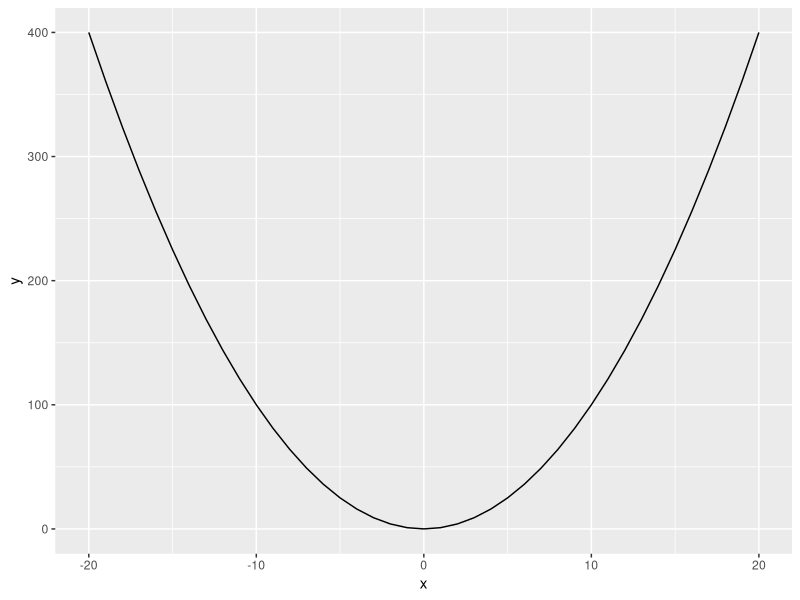
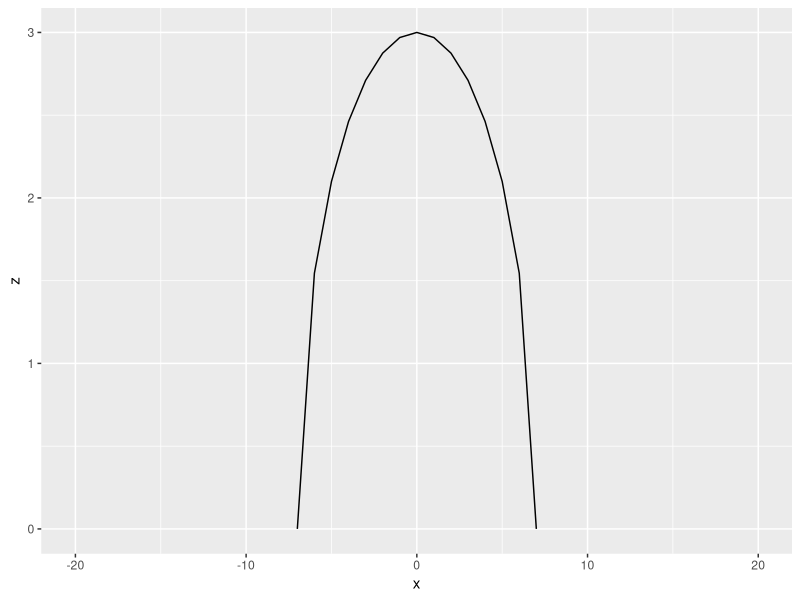
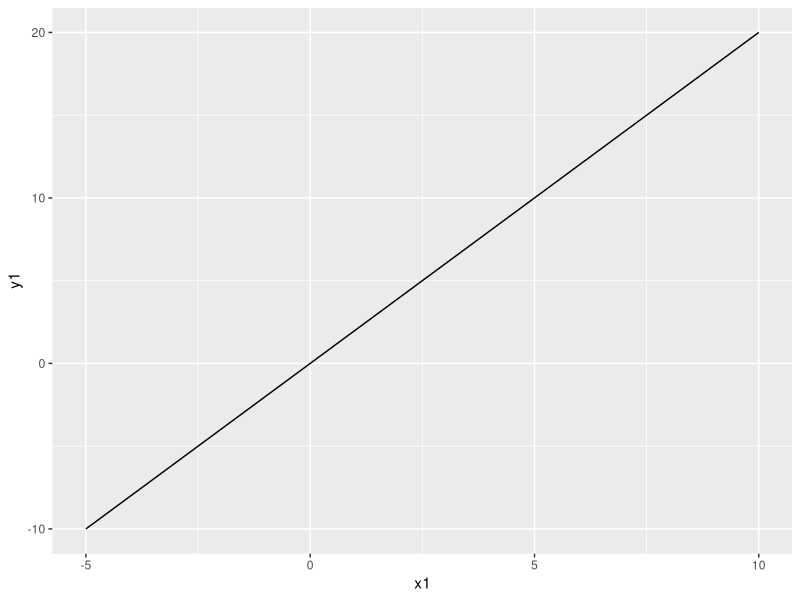
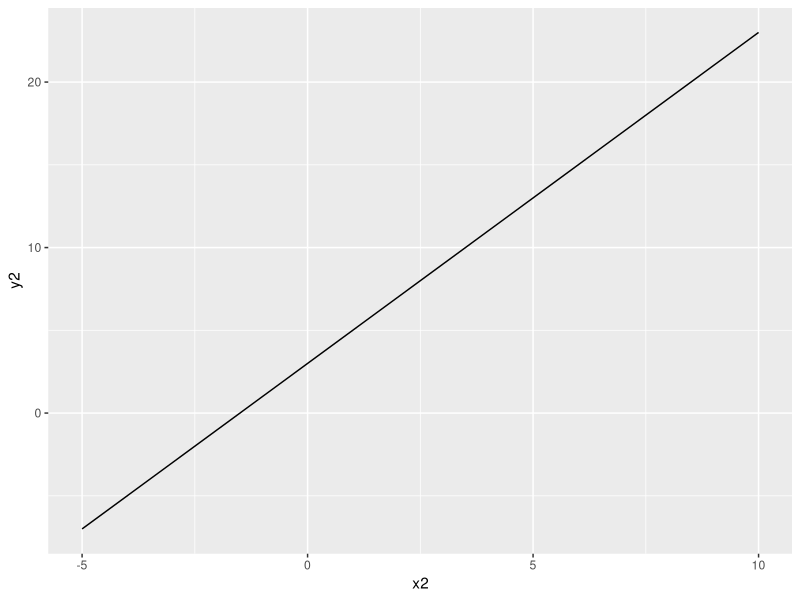

These figures' R source, in order:

library(ggplot2)
#first one
para <- function(x, a=1) a*x^2
x <- -20:20
y <- para(x)
y
df <- data.frame(x,y)
df
ggplot(df, aes(x,y))+geom_line()

ellipse <- function(x, a =7, b=3) b/a*sqrt(a^2-x^2) 
z <- ellipse(x)
ggplot(data.frame(x,z), aes(x,z))+geom_line()

par(mfrow = c(1,2))
line <- function(x, m=2, c =0) m*x+c
x1 <- -5:10
ggplot(data.frame(x1, y1 =line(x1)), aes(x1, y1))+geom_line()

line1 <- function (x, m=2, c=0) m*x+(c+3)
x2 <- -5:10
ggplot(data.frame(x2, y2 = line1(x2)), aes(x2,y2))+geom_line()
